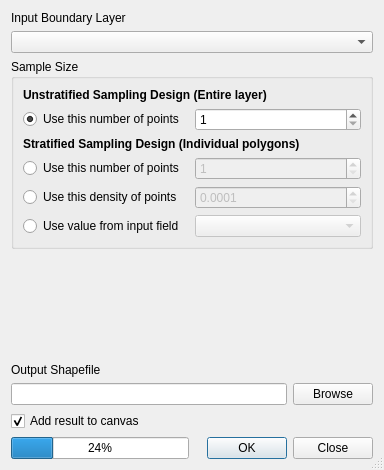
<?xml version="1.0" encoding="UTF-8"?>
<ui version="4.0">
 <class>Dialog</class>
 <widget class="QDialog" name="Dialog">
  <property name="windowModality">
   <enum>Qt::NonModal</enum>
  </property>
  <property name="geometry">
   <rect>
    <x>0</x>
    <y>0</y>
    <width>384</width>
    <height>470</height>
   </rect>
  </property>
  <property name="windowTitle">
   <string>Generate Random Points</string>
  </property>
  <property name="sizeGripEnabled">
   <bool>true</bool>
  </property>
  <layout class="QGridLayout" name="gridLayout">
   <item row="0" column="0">
    <widget class="QLabel" name="label_3">
     <property name="sizePolicy">
      <sizepolicy hsizetype="Fixed" vsizetype="Fixed">
       <horstretch>0</horstretch>
       <verstretch>0</verstretch>
      </sizepolicy>
     </property>
     <property name="text">
      <string>Input Boundary Layer</string>
     </property>
    </widget>
   </item>
   <item row="1" column="0">
    <widget class="QComboBox" name="inShape"/>
   </item>
   <item row="2" column="0">
    <widget class="QGroupBox" name="groupBox">
     <property name="title">
      <string>Sample Size</string>
     </property>
     <layout class="QGridLayout">
      <item row="0" column="0">
       <widget class="QLabel" name="label">
        <property name="font">
         <font>
          <pointsize>9</pointsize>
          <weight>75</weight>
          <bold>true</bold>
         </font>
        </property>
        <property name="text">
         <string>Unstratified Sampling Design (Entire layer)</string>
        </property>
       </widget>
      </item>
      <item row="1" column="0">
       <layout class="QHBoxLayout">
        <item>
         <widget class="QRadioButton" name="rdoUnstratified">
          <property name="text">
           <string>Use this number of points</string>
          </property>
          <property name="checked">
           <bool>true</bool>
          </property>
         </widget>
        </item>
        <item>
         <widget class="QSpinBox" name="spnUnstratified">
          <property name="enabled">
           <bool>true</bool>
          </property>
          <property name="minimum">
           <number>1</number>
          </property>
          <property name="maximum">
           <number>1000000</number>
          </property>
         </widget>
        </item>
       </layout>
      </item>
      <item row="2" column="0">
       <widget class="QLabel" name="label_4">
        <property name="font">
         <font>
          <pointsize>9</pointsize>
          <weight>75</weight>
          <bold>true</bold>
         </font>
        </property>
        <property name="text">
         <string>Stratified Sampling Design (Individual polygons)</string>
        </property>
       </widget>
      </item>
      <item row="3" column="0">
       <layout class="QHBoxLayout">
        <item>
         <widget class="QRadioButton" name="rdoStratified">
          <property name="text">
           <string>Use this number of points</string>
          </property>
         </widget>
        </item>
        <item>
         <widget class="QSpinBox" name="spnStratified">
          <property name="enabled">
           <bool>false</bool>
          </property>
          <property name="minimum">
           <number>1</number>
          </property>
          <property name="maximum">
           <number>1000000</number>
          </property>
         </widget>
        </item>
       </layout>
      </item>
      <item row="4" column="0">
       <layout class="QHBoxLayout">
        <item>
         <widget class="QRadioButton" name="rdoDensity">
          <property name="text">
           <string>Use this density of points</string>
          </property>
         </widget>
        </item>
        <item>
         <widget class="QDoubleSpinBox" name="spnDensity">
          <property name="enabled">
           <bool>false</bool>
          </property>
          <property name="decimals">
           <number>4</number>
          </property>
          <property name="minimum">
           <double>0.000100000000000</double>
          </property>
          <property name="maximum">
           <double>9999.000000000000000</double>
          </property>
          <property name="singleStep">
           <double>0.000100000000000</double>
          </property>
          <property name="value">
           <double>0.000100000000000</double>
          </property>
         </widget>
        </item>
       </layout>
      </item>
      <item row="5" column="0">
       <layout class="QHBoxLayout">
        <item>
         <widget class="QRadioButton" name="rdoField">
          <property name="text">
           <string>Use value from input field</string>
          </property>
         </widget>
        </item>
        <item>
         <widget class="QComboBox" name="cmbField">
          <property name="enabled">
           <bool>false</bool>
          </property>
         </widget>
        </item>
       </layout>
      </item>
     </layout>
    </widget>
   </item>
   <item row="3" column="0">
    <spacer name="verticalSpacer">
     <property name="orientation">
      <enum>Qt::Vertical</enum>
     </property>
     <property name="sizeHint" stdset="0">
      <size>
       <width>20</width>
       <height>40</height>
      </size>
     </property>
    </spacer>
   </item>
   <item row="4" column="0">
    <widget class="QLabel" name="label_2">
     <property name="sizePolicy">
      <sizepolicy hsizetype="Fixed" vsizetype="Fixed">
       <horstretch>0</horstretch>
       <verstretch>0</verstretch>
      </sizepolicy>
     </property>
     <property name="text">
      <string>Output Shapefile</string>
     </property>
    </widget>
   </item>
   <item row="5" column="0">
    <layout class="QHBoxLayout">
     <item>
      <widget class="QLineEdit" name="outShape">
       <property name="readOnly">
        <bool>true</bool>
       </property>
      </widget>
     </item>
     <item>
      <widget class="QPushButton" name="toolOut">
       <property name="text">
        <string>Browse</string>
       </property>
      </widget>
     </item>
    </layout>
   </item>
   <item row="6" column="0">
    <widget class="QCheckBox" name="addToCanvasCheck">
     <property name="text">
      <string>Add result to canvas</string>
     </property>
     <property name="checked">
      <bool>true</bool>
     </property>
    </widget>
   </item>
   <item row="7" column="0">
    <layout class="QHBoxLayout" name="horizontalLayout">
     <item>
      <widget class="QProgressBar" name="progressBar">
       <property name="value">
        <number>24</number>
       </property>
       <property name="alignment">
        <set>Qt::AlignCenter</set>
       </property>
       <property name="textVisible">
        <bool>true</bool>
       </property>
      </widget>
     </item>
     <item>
      <widget class="QDialogButtonBox" name="buttonBox_2">
       <property name="orientation">
        <enum>Qt::Horizontal</enum>
       </property>
       <property name="standardButtons">
        <set>QDialogButtonBox::Close|QDialogButtonBox::Ok</set>
       </property>
      </widget>
     </item>
    </layout>
   </item>
  </layout>
 </widget>
 <resources/>
 <connections>
  <connection>
   <sender>buttonBox_2</sender>
   <signal>accepted()</signal>
   <receiver>Dialog</receiver>
   <slot>accept()</slot>
   <hints>
    <hint type="sourcelabel">
     <x>133</x>
     <y>408</y>
    </hint>
    <hint type="destinationlabel">
     <x>215</x>
     <y>290</y>
    </hint>
   </hints>
  </connection>
  <connection>
   <sender>buttonBox_2</sender>
   <signal>rejected()</signal>
   <receiver>Dialog</receiver>
   <slot>close()</slot>
   <hints>
    <hint type="sourcelabel">
     <x>59</x>
     <y>408</y>
    </hint>
    <hint type="destinationlabel">
     <x>132</x>
     <y>239</y>
    </hint>
   </hints>
  </connection>
  <connection>
   <sender>rdoUnstratified</sender>
   <signal>toggled(bool)</signal>
   <receiver>spnUnstratified</receiver>
   <slot>setEnabled(bool)</slot>
   <hints>
    <hint type="sourcelabel">
     <x>102</x>
     <y>161</y>
    </hint>
    <hint type="destinationlabel">
     <x>218</x>
     <y>164</y>
    </hint>
   </hints>
  </connection>
  <connection>
   <sender>rdoStratified</sender>
   <signal>toggled(bool)</signal>
   <receiver>spnStratified</receiver>
   <slot>setEnabled(bool)</slot>
   <hints>
    <hint type="sourcelabel">
     <x>101</x>
     <y>219</y>
    </hint>
    <hint type="destinationlabel">
     <x>247</x>
     <y>223</y>
    </hint>
   </hints>
  </connection>
  <connection>
   <sender>rdoField</sender>
   <signal>toggled(bool)</signal>
   <receiver>cmbField</receiver>
   <slot>setEnabled(bool)</slot>
   <hints>
    <hint type="sourcelabel">
     <x>150</x>
     <y>280</y>
    </hint>
    <hint type="destinationlabel">
     <x>219</x>
     <y>281</y>
    </hint>
   </hints>
  </connection>
  <connection>
   <sender>rdoDensity</sender>
   <signal>toggled(bool)</signal>
   <receiver>spnDensity</receiver>
   <slot>setEnabled(bool)</slot>
   <hints>
    <hint type="sourcelabel">
     <x>96</x>
     <y>251</y>
    </hint>
    <hint type="destinationlabel">
     <x>221</x>
     <y>254</y>
    </hint>
   </hints>
  </connection>
 </connections>
</ui>
